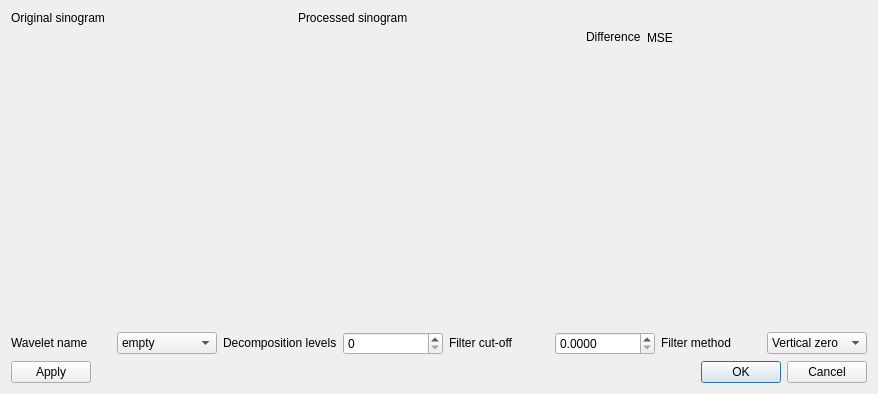
<?xml version="1.0" encoding="UTF-8"?>
<ui version="4.0">
 <class>WaveletRingCleanDlg</class>
 <widget class="QDialog" name="WaveletRingCleanDlg">
  <property name="geometry">
   <rect>
    <x>0</x>
    <y>0</y>
    <width>878</width>
    <height>394</height>
   </rect>
  </property>
  <property name="windowTitle">
   <string>Configure wavelet ring cleaning</string>
  </property>
  <layout class="QVBoxLayout" name="verticalLayout">
   <item>
    <layout class="QHBoxLayout" name="horizontalLayout">
     <item>
      <layout class="QVBoxLayout" name="verticalLayout_2">
       <item>
        <widget class="QLabel" name="label">
         <property name="sizePolicy">
          <sizepolicy hsizetype="Preferred" vsizetype="Maximum">
           <horstretch>0</horstretch>
           <verstretch>0</verstretch>
          </sizepolicy>
         </property>
         <property name="text">
          <string>Original sinogram</string>
         </property>
        </widget>
       </item>
       <item>
        <widget class="QtAddons::ImageViewerWidget" name="viewer_original" native="true">
         <property name="minimumSize">
          <size>
           <width>256</width>
           <height>256</height>
          </size>
         </property>
        </widget>
       </item>
      </layout>
     </item>
     <item>
      <layout class="QVBoxLayout" name="verticalLayout_3">
       <item>
        <widget class="QLabel" name="label_2">
         <property name="sizePolicy">
          <sizepolicy hsizetype="Preferred" vsizetype="Maximum">
           <horstretch>0</horstretch>
           <verstretch>0</verstretch>
          </sizepolicy>
         </property>
         <property name="text">
          <string>Processed sinogram</string>
         </property>
        </widget>
       </item>
       <item>
        <widget class="QtAddons::ImageViewerWidget" name="viewer_result" native="true">
         <property name="minimumSize">
          <size>
           <width>256</width>
           <height>256</height>
          </size>
         </property>
         <property name="baseSize">
          <size>
           <width>0</width>
           <height>0</height>
          </size>
         </property>
        </widget>
       </item>
      </layout>
     </item>
     <item>
      <layout class="QVBoxLayout" name="verticalLayout_4">
       <item>
        <layout class="QHBoxLayout" name="horizontalLayout_4">
         <item>
          <widget class="QLabel" name="label_3">
           <property name="sizePolicy">
            <sizepolicy hsizetype="Maximum" vsizetype="Maximum">
             <horstretch>0</horstretch>
             <verstretch>0</verstretch>
            </sizepolicy>
           </property>
           <property name="text">
            <string>Difference</string>
           </property>
          </widget>
         </item>
         <item>
          <widget class="QLabel" name="label_mse">
           <property name="text">
            <string>MSE</string>
           </property>
          </widget>
         </item>
        </layout>
       </item>
       <item>
        <widget class="QtAddons::ImageViewerWidget" name="viewer_difference" native="true">
         <property name="minimumSize">
          <size>
           <width>256</width>
           <height>256</height>
          </size>
         </property>
         <property name="baseSize">
          <size>
           <width>0</width>
           <height>0</height>
          </size>
         </property>
        </widget>
       </item>
      </layout>
     </item>
    </layout>
   </item>
   <item>
    <layout class="QHBoxLayout" name="horizontalLayout_2">
     <item>
      <widget class="QLabel" name="label_6">
       <property name="sizePolicy">
        <sizepolicy hsizetype="Preferred" vsizetype="Maximum">
         <horstretch>0</horstretch>
         <verstretch>0</verstretch>
        </sizepolicy>
       </property>
       <property name="text">
        <string>Wavelet name</string>
       </property>
      </widget>
     </item>
     <item>
      <widget class="QComboBox" name="combo_wavelets">
       <property name="toolTip">
        <string>Selects the wavelet base to use for the decomposition.</string>
       </property>
       <item>
        <property name="text">
         <string>empty</string>
        </property>
       </item>
      </widget>
     </item>
     <item>
      <widget class="QLabel" name="label_4">
       <property name="sizePolicy">
        <sizepolicy hsizetype="Preferred" vsizetype="Maximum">
         <horstretch>0</horstretch>
         <verstretch>0</verstretch>
        </sizepolicy>
       </property>
       <property name="text">
        <string>Decomposition levels</string>
       </property>
      </widget>
     </item>
     <item>
      <widget class="QSpinBox" name="entry_levels">
       <property name="toolTip">
        <string>Selects number of decomposition levels. This is usually a value between 2 and 5.</string>
       </property>
       <property name="maximum">
        <number>10</number>
       </property>
      </widget>
     </item>
     <item>
      <widget class="QLabel" name="label_5">
       <property name="sizePolicy">
        <sizepolicy hsizetype="Preferred" vsizetype="Maximum">
         <horstretch>0</horstretch>
         <verstretch>0</verstretch>
        </sizepolicy>
       </property>
       <property name="text">
        <string>Filter cut-off</string>
       </property>
      </widget>
     </item>
     <item>
      <widget class="QDoubleSpinBox" name="entry_cutoff">
       <property name="toolTip">
        <string>Cut-frequency for the high-pass filter, a higher value suppresses more details.</string>
       </property>
       <property name="decimals">
        <number>4</number>
       </property>
       <property name="maximum">
        <double>1.000000000000000</double>
       </property>
      </widget>
     </item>
     <item>
      <widget class="QLabel" name="label_7">
       <property name="sizePolicy">
        <sizepolicy hsizetype="Preferred" vsizetype="Maximum">
         <horstretch>0</horstretch>
         <verstretch>0</verstretch>
        </sizepolicy>
       </property>
       <property name="text">
        <string>Filter method</string>
       </property>
      </widget>
     </item>
     <item>
      <widget class="QComboBox" name="combo_filtertype">
       <property name="toolTip">
        <string>Filter type selection.</string>
       </property>
       <item>
        <property name="text">
         <string>Vertical zero</string>
        </property>
       </item>
       <item>
        <property name="text">
         <string>Vertical FFT</string>
        </property>
       </item>
      </widget>
     </item>
    </layout>
   </item>
   <item>
    <layout class="QHBoxLayout" name="horizontalLayout_3">
     <item>
      <widget class="QPushButton" name="button_apply">
       <property name="toolTip">
        <string>Tests the effect of the current settings.</string>
       </property>
       <property name="text">
        <string>Apply</string>
       </property>
      </widget>
     </item>
     <item>
      <widget class="QDialogButtonBox" name="buttonBox">
       <property name="orientation">
        <enum>Qt::Horizontal</enum>
       </property>
       <property name="standardButtons">
        <set>QDialogButtonBox::Cancel|QDialogButtonBox::Ok</set>
       </property>
      </widget>
     </item>
    </layout>
   </item>
  </layout>
 </widget>
 <customwidgets>
  <customwidget>
   <class>QtAddons::ImageViewerWidget</class>
   <extends>QWidget</extends>
   <header location="global">imageviewerwidget.h</header>
   <container>1</container>
   <slots>
    <signal>levelsChanged(float,float)</signal>
   </slots>
  </customwidget>
 </customwidgets>
 <resources/>
 <connections>
  <connection>
   <sender>buttonBox</sender>
   <signal>accepted()</signal>
   <receiver>WaveletRingCleanDlg</receiver>
   <slot>accept()</slot>
   <hints>
    <hint type="sourcelabel">
     <x>248</x>
     <y>254</y>
    </hint>
    <hint type="destinationlabel">
     <x>157</x>
     <y>274</y>
    </hint>
   </hints>
  </connection>
  <connection>
   <sender>buttonBox</sender>
   <signal>rejected()</signal>
   <receiver>WaveletRingCleanDlg</receiver>
   <slot>reject()</slot>
   <hints>
    <hint type="sourcelabel">
     <x>316</x>
     <y>260</y>
    </hint>
    <hint type="destinationlabel">
     <x>286</x>
     <y>274</y>
    </hint>
   </hints>
  </connection>
 </connections>
</ui>
